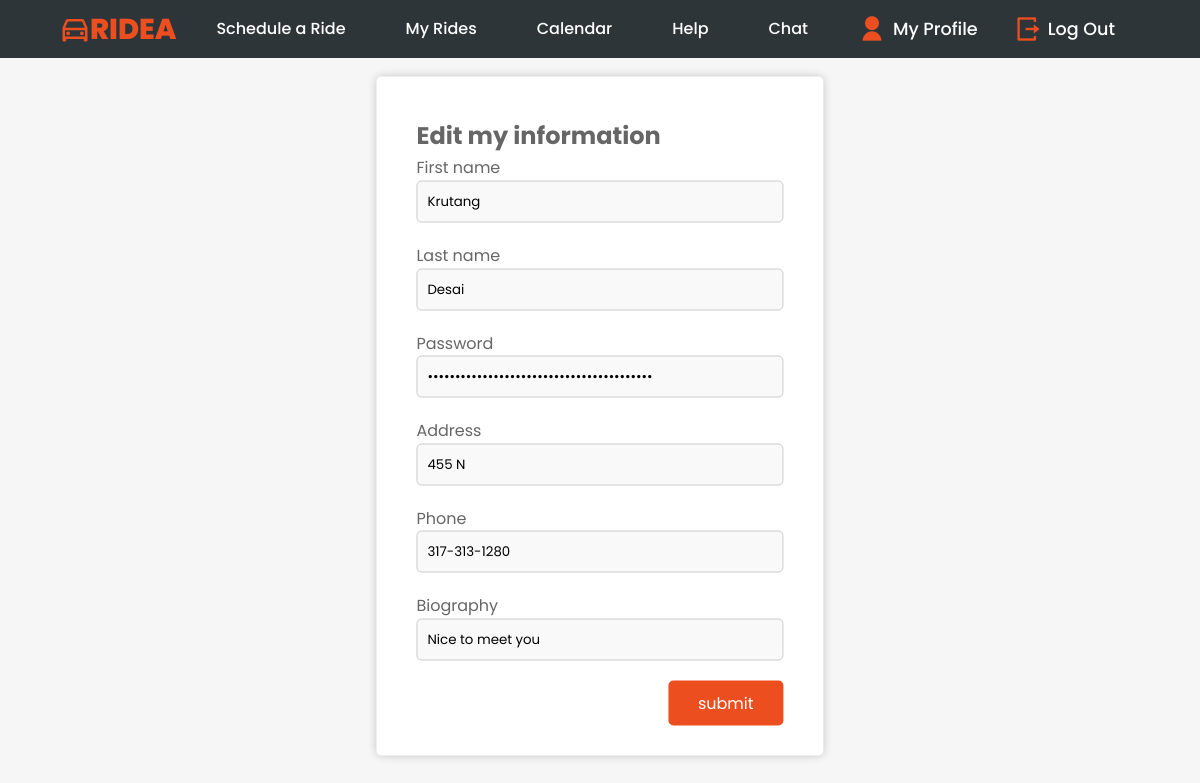
Page /passenger_edit.php (signed in) on the committed database.
### tables this page shows
CREATE TABLE PASSENGER (
   PassengerID INT AUTO_INCREMENT,
   fname VARCHAR(50) NOT NULL,
   lname VARCHAR(50) NOT NULL,
   address VARCHAR(255),
   phone VARCHAR(20),
   email VARCHAR(255) NOT NULL,
   password VARCHAR(250) NOT NULL,
   biography TEXT,
   PRIMARY KEY (PassengerID)
);

### passenger_edit.php (the view, shortened to what this page needs)
<?php
    $conn = mysqli_connect(DB_SERVER, DB_USERNAME, DB_PASSWORD, DB_NAME);
    $email = $_SESSION['login'];
    $sql = "SELECT * FROM PASSENGER WHERE email='$email'";
    $result = $conn->query($sql);
    if ($result->num_rows > 0) {
        while($row = $result->fetch_assoc()) {
            $fname = $row["fname"];
            $lname = $row["lname"];
            $password = $row["password"];
            $address = $row["address"];
            $phone = $row["phone"];
            $biography = $row["biography"];
            }
      }
      else {
            echo "No records has been found";
      }
?>
<!DOCTYPE html>
<html lang="en">
<head>
    <link href="https://cdn.jsdelivr.net/npm/remixicon@2.5.0/fonts/remixicon.css" rel="stylesheet">
    <link rel="stylesheet" href="https://unpkg.com/boxicons@latest/css/boxicons.min.css">
    <link rel="stylesheet" href="path/to/font-awesome/css/font-awesome.min.css">
</head>
    <body>
        <?php include 'includes/nav.php'; ?>
        <div class="form-container">
    <div class="form-wrapper">
        <h2>Edit my information</h2>
                <form method="post" action="passenger_edit.php" >
                    <div class="form-group">
                        <span>First name</span>
                        <input class="reg_box" type='text' name = "fname" value="<?php echo $fname;?>">
                    </div>
                    <div class="form-group">
                        <span>Last name</span>
                        <input class="reg_box" type='text' name = "lname" value="<?php echo $lname;?>">
                    </div>
                    <div class="form-group">
                        <span>Password </span>
                    <input class="reg_box" type='password' name = "password" value="<?php echo $password;?>">
                    </div>
                    <div class="form-group">
                        <span>Address </span>
                    <input class="reg_box" type='text' name = "address"  value="<?php echo $address;?>">
                    </div>
                    <div class="form-group">
                        <span>Phone</span>
                    <input class="reg_box" type='tel' name = "phone" pattern="[0-9]{3}-[0-9]{3}-[0-9]{4}" value="<?php echo $phone;?>">
                    </div>
                    <div class="form-group">
                        <span>Biography</span>
                    <input class="reg_box" type='text' name = "biography"  value="<?php echo $biography;?>">
                    </div>
                    <div class="form-group buttons">
                        <input type="submit" name="submit" value="submit" class="btn">
                    </div>
                </form>
            </div>
    </body>
</html>

### rows in the picture
passenger: fname "Krutang", lname "Desai", address "455 N", phone "317-313-1280", biography "Nice to meet you"
